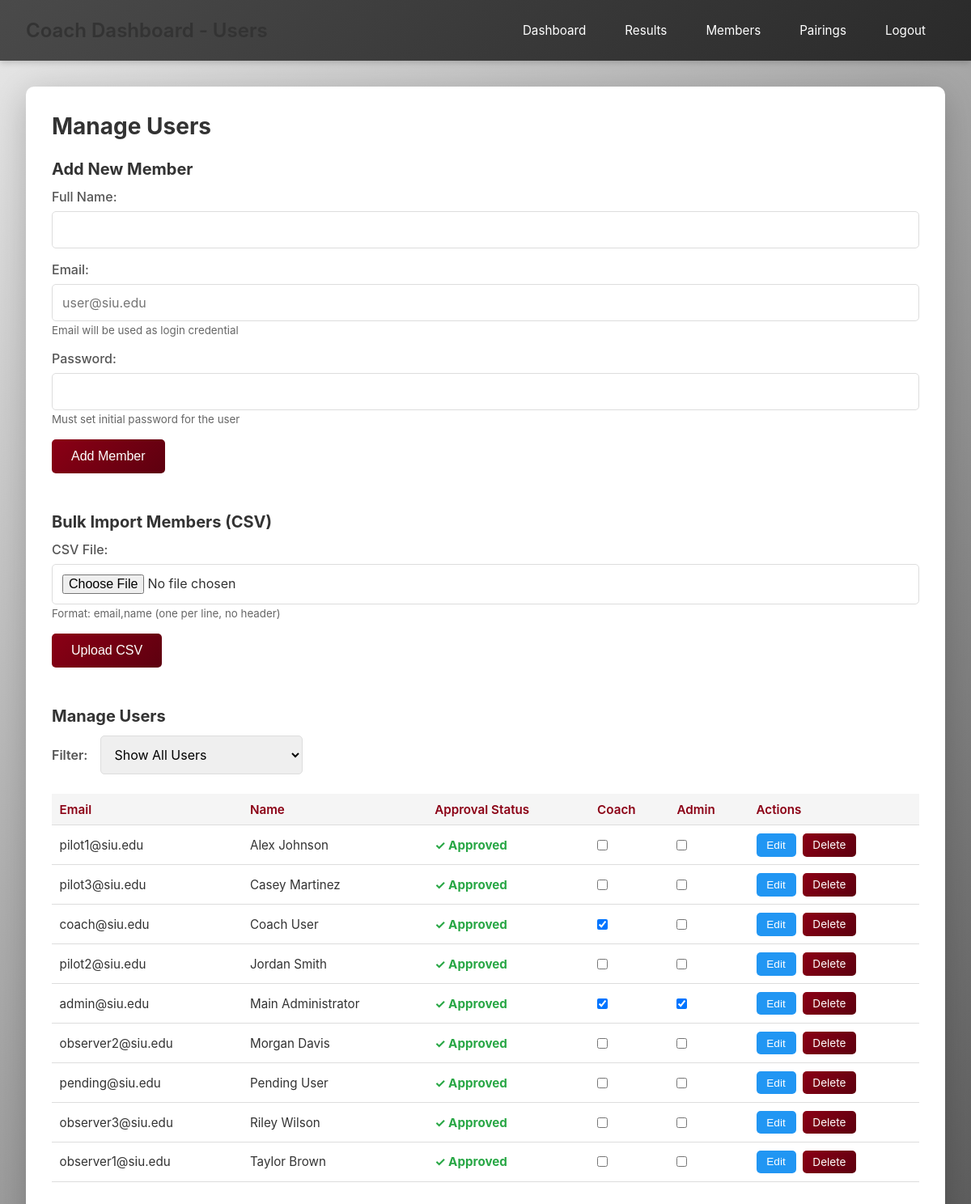
The app's page /coach/members (signed in) with its own data.
### tables this page shows
CREATE TABLE users (
            id INTEGER PRIMARY KEY AUTOINCREMENT,
            username TEXT UNIQUE NOT NULL,
            password_hash TEXT NOT NULL,
            email TEXT UNIQUE NOT NULL,
            name TEXT NOT NULL,
            is_coach INTEGER DEFAULT 0,
            is_admin INTEGER DEFAULT 0,
            is_approved INTEGER DEFAULT 0,
            email_verified INTEGER DEFAULT 0,
            must_reset_password INTEGER DEFAULT 0,
            created_at TIMESTAMP DEFAULT CURRENT_TIMESTAMP,
            last_login TIMESTAMP
        , verification_token TEXT, verification_sent_at TIMESTAMP);

### app/app.py (the view)
@app.get("/coach/members", response_class=HTMLResponse)
async def coach_members(request: Request, user: dict = Depends(require_coach), filter_type: str = "all"):
    members = db.list_users(filter_type=filter_type)
    return templates.TemplateResponse("coach/members.html", {
        "request": request,
        "members": members,
        "current_filter": filter_type
    })

### templates/coach/members.html (shortened to what this page needs)
{% extends "base.html" %}
{% block navbar %}
<div class="navbar">
    <div class="navbar-brand">
        <h1>Coach Dashboard - Users</h1>
    </div>
    <div class="navbar-links" id="navbarLinks">
        <a href="/coach">Dashboard</a>
        <a href="/coach/results">Results</a>
        <a href="/coach/members">Members</a>
        <a href="/coach/pairings">Pairings</a>
        <a href="/logout">Logout</a>
    </div>
</div>
{% endblock %}
{% block content %}
<h2>Manage Users</h2>
<div class="section">
    <h3>Add New Member</h3>
    <form method="POST" action="/coach/members">
        <div class="form-group">
            <label for="name">Full Name:</label>
            <input type="text" id="name" name="name" required autofocus>
        </div>
        <div class="form-group">
            <label for="email">Email:</label>
            <input type="email" id="email" name="email" placeholder="user@siu.edu" required>
            <small style="color: #666;">Email will be used as login credential</small>
        </div>
        <div class="form-group">
            <label for="password">Password:</label>
            <input type="password" id="password" name="password" required>
            <small style="color: #666;">Must set initial password for the user</small>
        </div>
        <button type="submit">Add Member</button>
    </form>
</div>
<div class="section">
    <h3>Bulk Import Members (CSV)</h3>
    <form method="POST" action="/coach/members/bulk" enctype="multipart/form-data">
        <div class="form-group">
            <label for="csv_file">CSV File:</label>
            <input type="file" id="csv_file" name="csv_file" accept=".csv" required>
            <small style="color: #666;">Format: email,name (one per line, no header)</small>
        </div>
        <button type="submit">Upload CSV</button>
    </form>
</div>
<div class="section">
    <h3>Manage Users</h3>
    <div class="filter-group">
        <label for="filterSelect" style="margin: 0; font-weight: 600;">Filter:</label>
        <select id="filterSelect" onchange="filterUsers()">
            <option value="all">Show All Users</option>
        </select>
    </div>
    {% if members %}
    <table>
        <thead>
            <tr>
                <th>Email</th>
                <th>Name</th>
                <th>Approval Status</th>
                <th>Coach</th>
                <th>Admin</th>
                <th>Actions</th>
            </tr>
        </thead>
        <tbody id="userTableBody">
            {% for member in members %}
            <tr class="user-row {% if not member.is_approved %}pending{% endif %}" data-member-id="{{ member.id }}" data-approved="{{ member.is_approved }}" data-coach="{{ member.is_coach }}" data-admin="{{ member.is_admin }}">
                <td>{{ member.email }}</td>
                <td>{{ member.name }}</td>
                <td id="approval-{{ member.id }}">
                    {% if not member.is_approved %}
                        <button class="btn-approve" onclick="approveUser({{ member.id }})">✓ Approve</button>
                        <button class="btn-deny" onclick="denyUser({{ member.id }})">✗ Deny</button>
                    {% else %}
                        <span class="status-approved">✓ Approved</span>
                    {% endif %}
                </td>
                <td>
                    <div class="checkbox-group">
                        <input type="checkbox"
                               id="coach_{{ member.id }}"
                               class="checkbox-coach"
                               {{ 'checked' if member.is_coach else '' }}
                               onchange="updateUser({{ member.id }}, 'is_coach', this.checked)">
                    </div>
                </td>
                <td>
                    <div class="checkbox-group">
                        <input type="checkbox"
                               id="admin_{{ member.id }}"
                               class="checkbox-admin"
                               {{ 'checked' if member.is_admin else '' }}
                               onchange="updateUser({{ member.id }}, 'is_admin', this.checked)">
                    </div>
                </td>
                <td>
                    <div class="action-buttons">
                        <button onclick="openEditModal({{ member.id }}, '{{ member.name }}', '{{ member.email }}')" style="background: #2196f3;">Edit</button>
                        <a href="/coach/members/{{ member.id }}/delete" onclick="return confirm('Delete this user? This cannot be undone.');">Delete</a>
                    </div>
                </td>
            </tr>
            {% endfor %}
        </tbody>
    </table>
    {% else %}
    <div class="info">No members yet. Add your first member above.</div>
    {% endif %}
</div>
{% endblock %}

### templates/base.html (shortened to what this page needs)
<!DOCTYPE html>
<html lang="en">
<head>
    <link rel="stylesheet" href="/static/styles.css">
</head>
<body>
    {% block navbar %}{% endblock %}
    <div class="container">
        <div class="card">
            {% block content %}{% endblock %}
        </div>
    </div>
</body>
</html>

### static/styles.css (style rules this page uses)
:root { --siu-maroon: #8B0015; --siu-maroon-dark: #5D000F; --siu-white: #FFFFFF; --siu-gold: #DAA520; --siu-gray-light: #F5F5F5; --siu-gray-dark: #333333; --siu-gray-medium: #666666; }
* { margin: 0; padding: 0; box-sizing: border-box; }
html, body { height: 100%; width: 100%; }
body { font-family: -apple-system, BlinkMacSystemFont, "Segoe UI", Roboto, "Helvetica Neue", Arial, sans-serif; background: linear-gradient(135deg, #E8E8E8 0%, #5A5A5A 100%); min-height: 100vh; display: flex; flex-direction: column; color: var(--siu-gray-dark); }
h1, h2, h3, h4, h5, h6 { color: var(--siu-gray-dark); }
h1 { font-weight: 600; }
h2 { font-size: 1.75rem; margin-bottom: 1rem; }
h3 { font-size: 1.25rem; margin-bottom: 0.75rem; }
a { color: var(--siu-maroon); text-decoration: none; transition: all 0.3s ease; }
button, .button { background: linear-gradient(135deg, var(--siu-maroon) 0%, var(--siu-maroon-dark) 100%); color: white; padding: 0.75rem 1.5rem; border: none; border-radius: 5px; font-size: 1rem; cursor: pointer; transition: transform 0.2s, box-shadow 0.2s; font-weight: 500; }
input[type="text"], input[type="email"], input[type="password"], input[type="number"], input[type="file"], input[type="date"], input[type="time"], select, textarea { width: 100%; padding: 0.75rem; border: 1px solid #ddd; border-radius: 5px; font-size: 1rem; font-family: inherit; }
label { display: block; margin-bottom: 0.5rem; color: var(--siu-gray-dark); font-weight: 500; }
.form-group { margin-bottom: 1rem; }
table { width: 100%; border-collapse: collapse; margin-top: 1rem; }
th, td { padding: 0.75rem; text-align: left; border-bottom: 1px solid #ddd; }
th { background: var(--siu-gray-light); font-weight: 600; color: var(--siu-maroon); }
.card { background: white; border-radius: 10px; box-shadow: 0 10px 40px rgba(0, 0, 0, 0.2); padding: 2rem; }
.container { flex: 1; display: flex; justify-content: center; align-items: center; padding: 2rem; max-width: 1400px; margin: 0 auto; width: 100%; }

### templates/base.html (style rules this page uses)
* { margin: 0; padding: 0; box-sizing: border-box; }
body { font-family: -apple-system, BlinkMacSystemFont, "Segoe UI", Roboto, "Helvetica Neue", Arial, sans-serif; background: linear-gradient(135deg, #E8E8E8 0%, #5A5A5A 100%); min-height: 100vh; display: flex; flex-direction: column; }
.navbar { background: linear-gradient(135deg, #4A4A4A, #2A2A2A); padding: 1rem 2rem; display: flex; justify-content: space-between; align-items: center; color: white; position: relative; box-shadow: 0 2px 8px rgba(0,0,0,0.2); }
.navbar-brand { display: flex; align-items: center; gap: 1rem; }
.navbar h1 { font-size: 1.5rem; }
.navbar-links { display: flex; gap: 0; }
.navbar-links a, .navbar-links span { color: white; text-decoration: none; padding: 0.75rem 1.5rem; transition: all 0.3s; font-size: 0.95rem; }
.nav-sidebar a { display: block; color: white; text-decoration: none; padding: 1rem 1.5rem; border-bottom: 1px solid rgba(255,255,255,0.1); transition: background 0.2s; }
.container { flex: 1; display: flex; justify-content: center; align-items: center; padding: 2rem; }
.card { background: white; border-radius: 10px; box-shadow: 0 10px 40px rgba(0, 0, 0, 0.2); padding: 2rem; max-width: 500px; width: 100%; }
.card h2 { margin-bottom: 1.5rem; color: #333; }
.form-group { margin-bottom: 1rem; }
label { display: block; margin-bottom: 0.5rem; color: #555; font-weight: 500; }
input[type="text"], input[type="email"], input[type="password"], input[type="number"], input[type="file"], select, textarea { width: 100%; padding: 0.75rem; border: 1px solid #ddd; border-radius: 5px; font-size: 1rem; }
button { background: linear-gradient(135deg, #8B0015 0%, #5D000F 100%); color: white; padding: 0.75rem 1.5rem; border: none; border-radius: 5px; font-size: 1rem; cursor: pointer; transition: transform 0.2s; }
table { width: 100%; border-collapse: collapse; margin-top: 1rem; }
th, td { padding: 0.75rem; text-align: left; border-bottom: 1px solid #ddd; }
th { background: #f5f5f5; font-weight: 600; color: #8B0015; }

### records on screen
users: email "pilot1@siu.edu", name "Alex Johnson", is_approved "✓ Approved"
users: email "pilot3@siu.edu", name "Casey Martinez", is_approved "✓ Approved"
users: email "coach@siu.edu", name "Coach User", is_approved "✓ Approved"
users: email "pilot2@siu.edu", name "Jordan Smith", is_approved "✓ Approved"
users: email "admin@siu.edu", name "Main Administrator", is_approved "✓ Approved"
users: email "observer2@siu.edu", name "Morgan Davis", is_approved "✓ Approved"
users: email "pending@siu.edu", name "Pending User", is_approved "✓ Approved"
users: email "observer3@siu.edu", name "Riley Wilson", is_approved "✓ Approved"
users: email "observer1@siu.edu", name "Taylor Brown", is_approved "✓ Approved"
